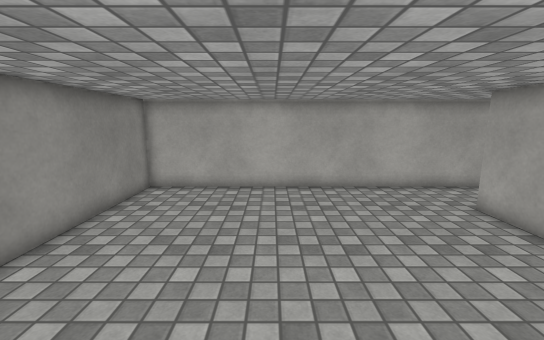
[1] (above)

16 first-person views from a walk through a 3-D level made in the Unity game engine. The camera is 1.5 m above the floor, tilts 10° down and sees 90° across. The floor is counted in squares, 0.5 m on a side. Each view is taken from the middle of a square. On the plan, view 1 faces up. The plan holds only what a view shows up to about 20 squares ahead; the rest is blank. The place goes on beyond the plan. The player character is not drawn. Surface patterns are stand-ins for the level's own textures.

[2]
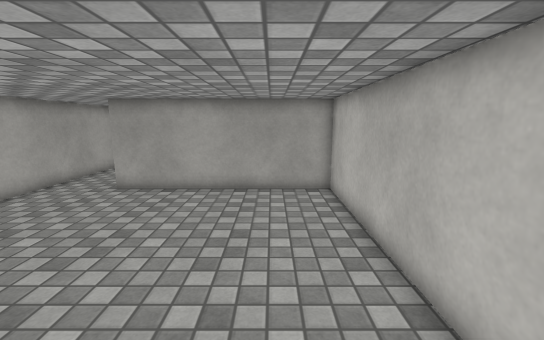

[3]
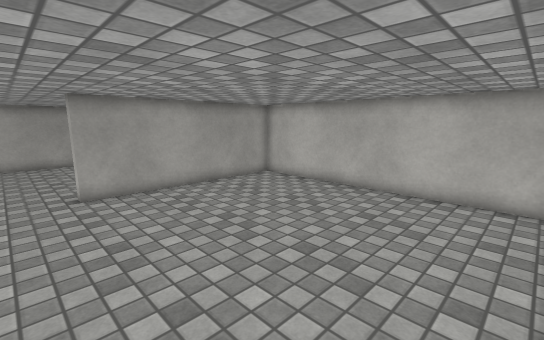

[4]
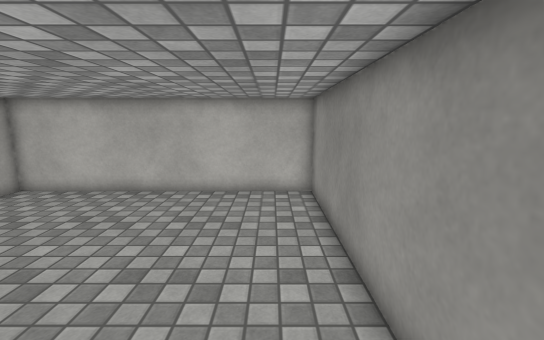

[5]
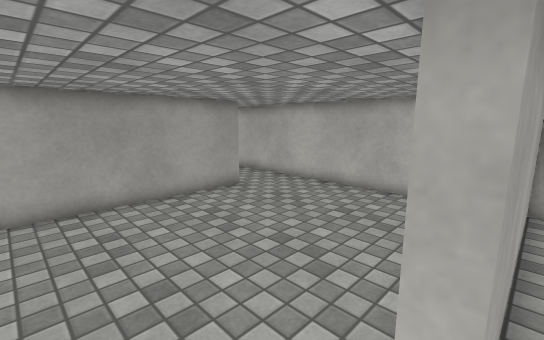

[6]
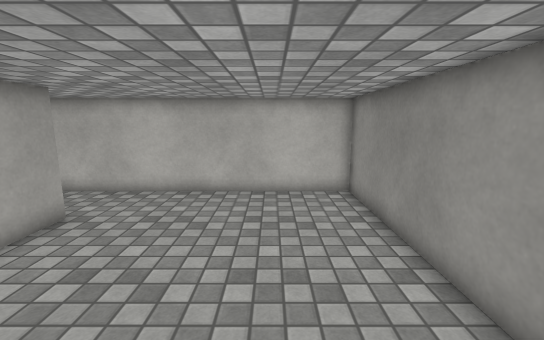

[7]
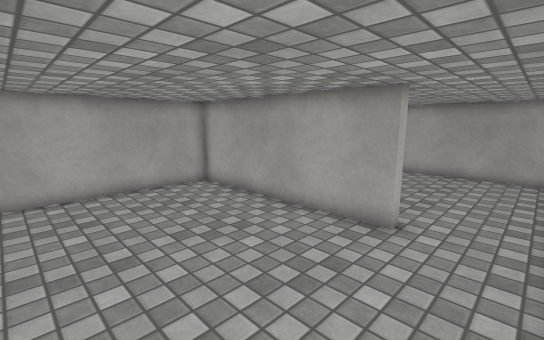

[8]
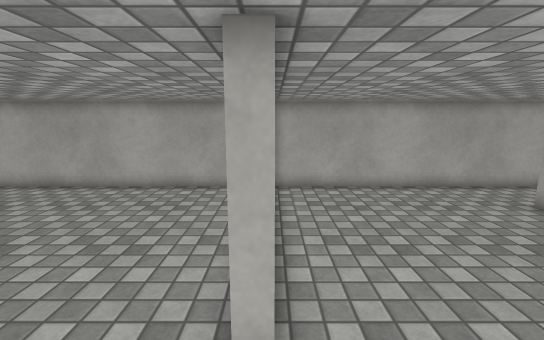

[9]
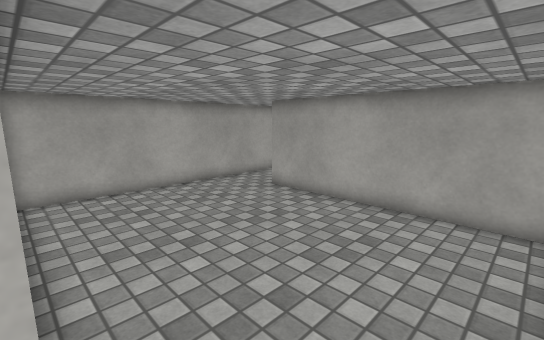

[10]
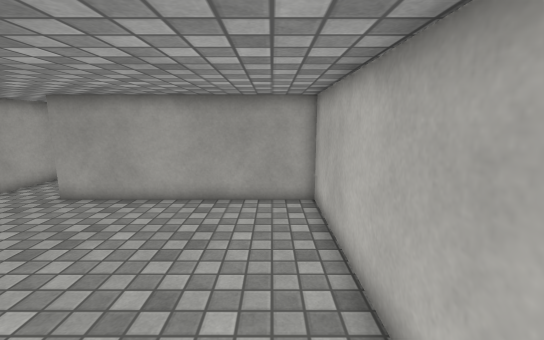

[11]
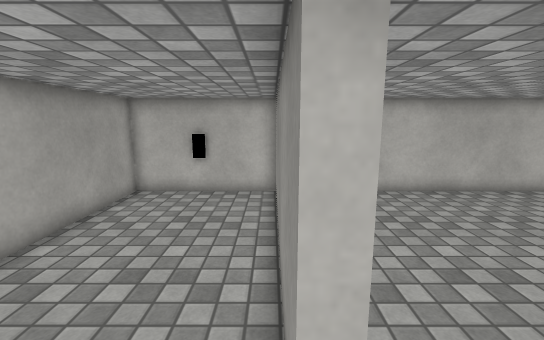

[12]
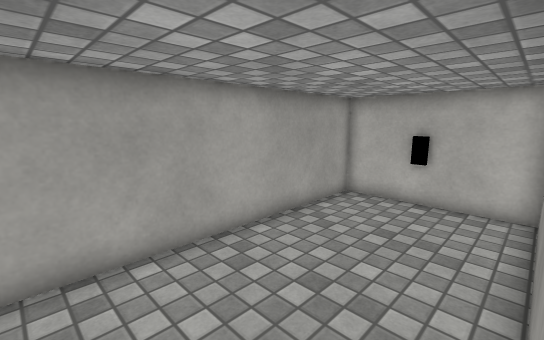

[13]
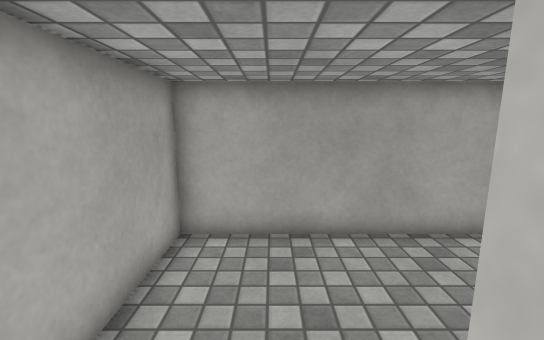

[14]
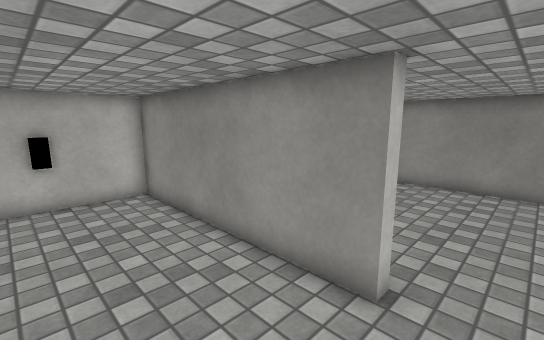

[15]
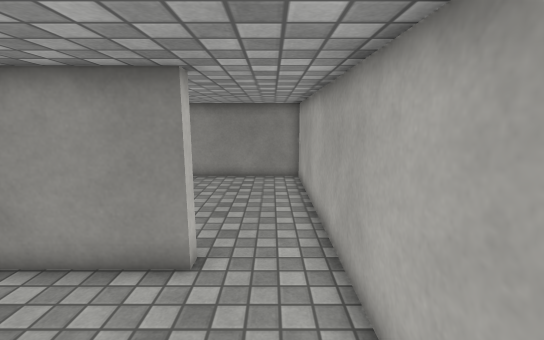

[16]
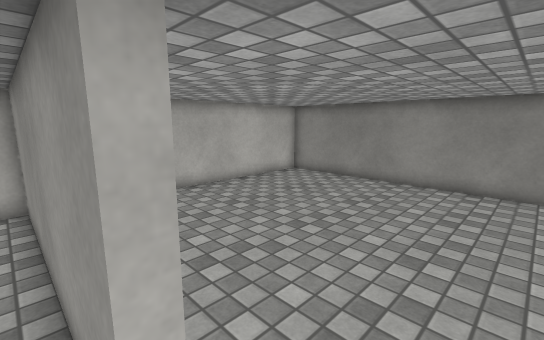

### Floor plan
Ten units are one square. View 1 is at (0, 0); x grows to the right and y downward. Boxes are objects, and circles mark ways between rooms. Rooms are numbered by the first view taken in them; rooms with no view inside come last. Other rooms are left out.
<svg viewBox="-63 -130 408 150">
<path fill="none" stroke="#000" d="M66 -125 -58 -125 -58 7 71 7 71 -91M175 -28 175 -125 66 -125M71 -91 76 -91 76 7 176 7M181 -28 175 -28M176 7 273 7 273 -93M265 -125 180 -125 180 -59M273 -93 278 -93 278 7 340 7 340 -125 265 -125"/>
<rect x="305" y="-5" width="10" height="20" fill="#bbb"><title>other object</title></rect>
<circle cx="75" cy="-105" r="3" fill="#2a7"/>
<circle cx="180" cy="-10" r="3" fill="#2a7"/>
<circle cx="275" cy="-105" r="3" fill="#2a7"/>
<text x="0" y="-60">1</text>
<text x="130" y="-60">2</text>
<text x="220" y="-50">3</text>
<text x="310" y="-60">4</text>
</svg>
Room 1 opens to room 2. Room 2 opens to room 3. Room 3 opens to room 4.

Where each view was taken, in squares from view 1:
view 1: 0 up, 0 right, facing up
view 2: 2 up, 5 left, facing right
view 3: 11 up, 5 left, facing down-right
view 4: 11 up, 4 left, facing down
view 5: 11 up, 7 right, facing down-right
view 6: 11 up, 11 right, facing down
view 7: 0 up, 10 right, facing up-right
view 8: 0 up, 18 right, facing up
view 9: 0 up, 18 right, facing up-right
view 10: 1 up, 17 right, facing right
view 11: 11 up, 28 right, facing down
view 12: 10 up, 28 right, facing down-right
view 13: 10 up, 27 right, facing right
view 14: 11 up, 32 right, facing down-left
view 15: 11 up, 33 right, facing left
view 16: 11 up, 8 right, facing down-left
